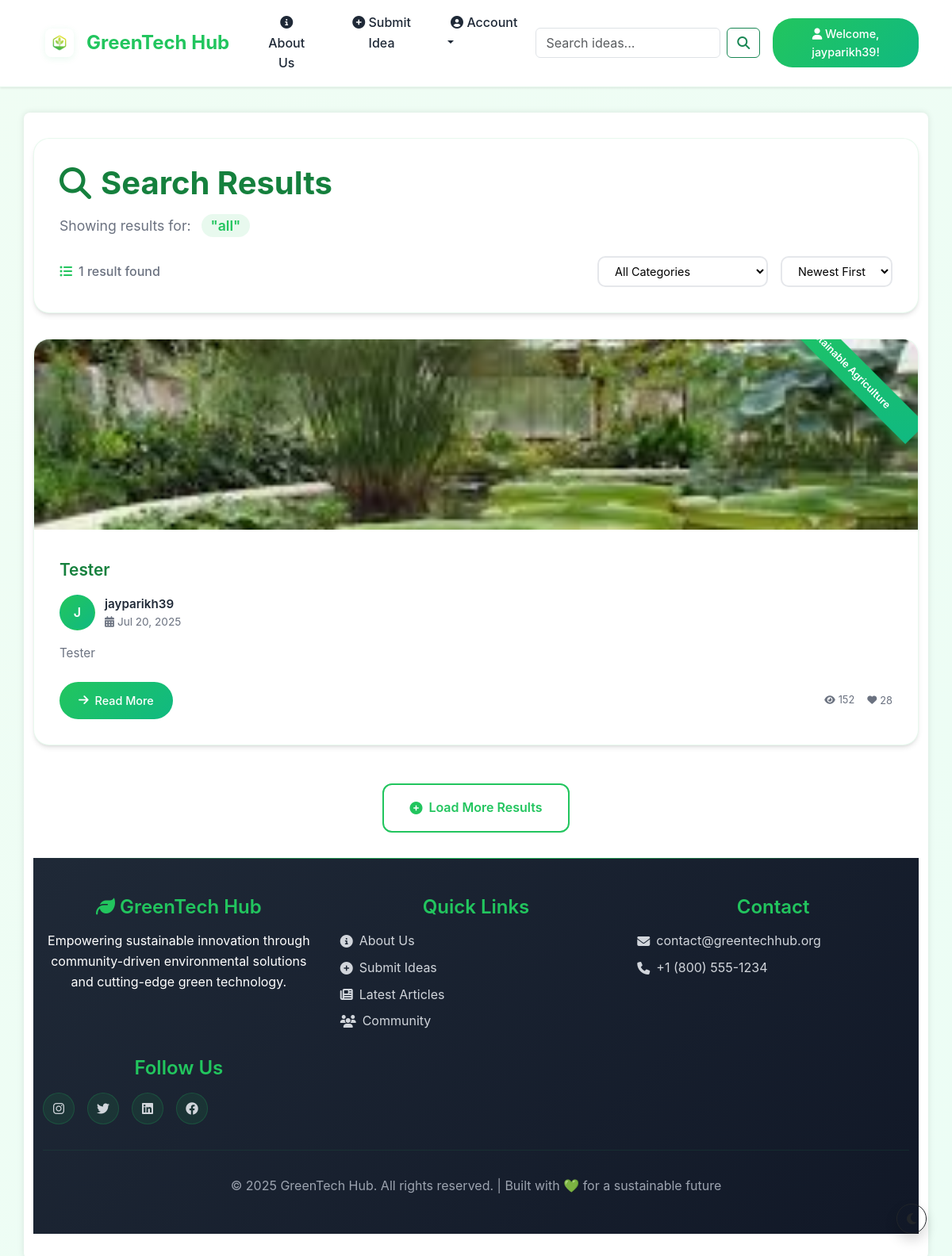
Screenshot of /search/ (signed in) with the database file from the repository.
### green_app/models.py (models this page shows, shortened)
class GreenIdea(models.Model):
    title = models.CharField(max_length=200)
    description = models.TextField()
    submitted_by = models.ForeignKey(User, on_delete=models.CASCADE)
    category = models.ForeignKey(Category, on_delete=models.SET_NULL, null=True)
    image = models.ImageField(upload_to='idea_images/', blank=True, null=True)
    submission_date = models.DateTimeField(auto_now_add=True)

class Category(models.Model):
    name = models.CharField(max_length=100)
    description = models.TextField()

### green_app/views.py (the view)
# urls.py: path('search/', views.search_view, name='search'),
def search_view(request):
    query = request.GET.get('q')
    category_id = request.GET.get('category')
    results = GreenIdea.objects.all().order_by('-submission_date')
    if query:
        results = results.filter(Q(title__icontains=query) | Q(description__icontains=query))
    if category_id:
        results = results.filter(category_id=category_id)
    categories = Category.objects.all()
    return render(request, 'green_app/search_results.html', {
        'results': results,
        'query': query or "all",
        'categories': categories
    })

### templates/green_app/search_results.html (shortened to what this page needs)
{% extends 'green_app/base.html' %}
{% block content %}
<div class="search-container fade-in-up">
    <div class="search-header">
        <div class="search-title-section">
            <h1 class="search-title">
                <i class="fas fa-search"></i>
                Search Results
            </h1>
            <div class="search-query">
                <span class="query-label">Showing results for:</span>
                <span class="query-text">"{{ query }}"</span>
            </div>
        </div>
        <div class="results-meta">
            <div class="results-count">
                <i class="fas fa-list-ul"></i>
                {{ results|length }} result{{ results|length|pluralize }} found
            </div>
            <div class="search-filters">
                <select class="filter-select" onchange="filterResults(this.value)">
                    <option value="all">All Categories</option>
                </select>
                <select class="sort-select" onchange="sortResults(this.value)">
                    <option value="newest">Newest First</option>
                </select>
            </div>
        </div>
    </div>
    <div class="search-content">
        {% if results %}
            <div class="results-grid" id="resultsGrid">
                {% for result in results %}
                <div class="result-card" data-category="{{ result.category.name|lower }}" data-title="{{ result.title }}" data-author="{{ result.submitted_by.username }}" data-date="{{ result.submission_date|date:'Y-m-d' }}">
                    <div class="card-ribbon">
                        <span class="category-label">{{ result.category.name }}</span>
                    </div>
                    {% if result.image %}
                    <div class="card-image-wrapper">
                    </div>
                    {% else %}
                    <div class="card-image-placeholder">
                        <i class="fas fa-lightbulb"></i>
                    </div>
                    {% endif %}
                    <div class="card-content">
                        <div class="card-header">
                            <h3 class="card-title">
                                <a href="{% url 'idea_detail' pk=result.pk %}">{{ result.title }}</a>
                            </h3>
                            <div class="card-meta">
                                <div class="author-info">
                                    <div class="author-avatar">
                                        {{ result.submitted_by.username|first|upper }}
                                    </div>
                                    <div class="author-details">
                                        <div class="author-name">{{ result.submitted_by.username }}</div>
                                        <div class="submission-date">
                                            <i class="fas fa-calendar-alt"></i>
                                            {{ result.submission_date|date:"M d, Y" }}
                                        </div>
                                    </div>
                                </div>
                            </div>
                        </div>
                        <p class="card-description">{{ result.description|truncatewords:25 }}</p>
                        <div class="card-actions">
                            <a href="{% url 'idea_detail' pk=result.pk %}" class="btn-primary">
                                <i class="fas fa-arrow-right"></i>
                                Read More
                            </a>
                            <div class="card-stats">
                                <span class="stat-item">
                                    <i class="fas fa-eye"></i>
                                    152
                                </span>
                                <span class="stat-item">
                                    <i class="fas fa-heart"></i>
                                    28
                                </span>
                            </div>
                        </div>
                    </div>
                </div>
                {% endfor %}
            </div>
            <div class="search-pagination">
                <button class="btn-pagination" onclick="loadMoreResults()">
                    <i class="fas fa-plus-circle"></i>
                    Load More Results
                </button>
            </div>
        {% endif %}
    </div>
</div>
{% endblock %}

### templates/green_app/base.html (shortened to what this page needs)
<!doctype html>
<html lang="en">
<head>
    <link href="https://cdn.jsdelivr.net/npm/bootstrap@5.3.2/dist/css/bootstrap.min.css" rel="stylesheet">
    <link href="https://cdnjs.cloudflare.com/ajax/libs/font-awesome/6.4.0/css/all.min.css" rel="stylesheet">
    {% load static %}
    <link rel="stylesheet" href="{% static 'green_app/style.css' %}">
</head>
<body id="body" class="">
    <nav class="navbar navbar-expand-lg sticky-top">
        <div class="container">
            <a class="navbar-brand" href="{% url 'index' %}">
                <img src="{% static 'green_app/logo.png' %}" alt="GreenTech Hub Logo" style="height: 36px; width: 36px; margin-right: 8px; vertical-align: middle; border-radius: 8px; box-shadow: 0 2px 8px rgba(34,197,94,0.10); background: white;">
                <span style="vertical-align:middle;">GreenTech Hub</span>
            </a>
            <div class="collapse navbar-collapse" id="navbarNav">
                <ul class="navbar-nav me-auto mb-2 mb-lg-0">
                    <li class="nav-item"><a class="nav-link" href="{% url 'about_us' %}"><i class="fas fa-info-circle"></i> About Us</a></li>
                    {% if user.is_authenticated %}
                        <li class="nav-item"><a class="nav-link" href="{% url 'submit_idea' %}"><i class="fas fa-plus-circle"></i> Submit Idea</a></li>
                        <li class="nav-item dropdown">
                            <a class="nav-link dropdown-toggle" href="#" id="accountDropdown" role="button" data-bs-toggle="dropdown" aria-expanded="false">
                                <i class="fas fa-user-circle"></i> Account
                            </a>
                        </li>
                    {% else %}
                        <li class="nav-item"><a class="nav-link" href="{% url 'login' %}"><i class="fas fa-sign-in-alt"></i> Login</a></li>
                        <li class="nav-item"><a class="nav-link" href="{% url 'register' %}"><i class="fas fa-user-plus"></i> Register</a></li>
                    {% endif %}
                </ul>
                <form class="d-flex me-3" role="search" method="get" action="{% url 'search' %}">
                    <input class="form-control me-2" type="search" placeholder="Search ideas..." aria-label="Search" name="q" value="{{ request.GET.q|default:'' }}">
                    <button class="btn btn-outline-success" type="submit"><i class="fas fa-search"></i></button>
                </form>
                {% if user.is_authenticated %}
                    <div class="user-welcome">
                        <i class="fas fa-user"></i> Welcome, {{ user.username }}!
                    </div>
                {% endif %}
            </div>
        </div>
    </nav>
    <main class="container {% if request.path != '/' %}non-home{% endif %}">
        {% block content %}{% endblock %}
    <footer class="footer">
        <div class="container">
            <div class="footer-content">
                <div class="footer-section">
                    <h4><i class="fas fa-leaf"></i> GreenTech Hub</h4>
                    <p>Empowering sustainable innovation through community-driven environmental solutions and cutting-edge green technology.</p>
                </div>
                <div class="footer-section">
                    <h4>Quick Links</h4>
                    <div style="display: flex; flex-direction: column; gap: 0.5rem;">
                        <a href="{% url 'about_us' %}"><i class="fas fa-info-circle"></i> About Us</a>
                        <a href="{% url 'submit_idea' %}"><i class="fas fa-plus-circle"></i> Submit Ideas</a>
                        <a href="#"><i class="fas fa-newspaper"></i> Latest Articles</a>
                        <a href="#"><i class="fas fa-users"></i> Community</a>
                    </div>
                </div>
                <div class="footer-section">
                    <h4>Contact</h4>
                    <div style="display: flex; flex-direction: column; gap: 0.5rem;">
                        <a href="mailto:contact@greentechhub.org">
                            <i class="fas fa-envelope"></i> contact@greentechhub.org
                        </a>
                        <a href="tel:+18005551234">
                            <i class="fas fa-phone"></i> +1 (800) 555-1234
                        </a>
                    </div>
                </div>
                <div class="footer-section">
                    <h4>Follow Us</h4>
                    <div class="social-links">
                        <a href="#" class="social-link" title="Instagram">
                            <i class="fab fa-instagram"></i>
                        </a>
                        <a href="#" class="social-link" title="Twitter">
                            <i class="fab fa-twitter"></i>
                        </a>
                        <a href="#" class="social-link" title="LinkedIn">
                            <i class="fab fa-linkedin"></i>
                        </a>
                        <a href="#" class="social-link" title="Facebook">
                            <i class="fab fa-facebook"></i>
                        </a>
                    </div>
                </div>
            </div>
            <div class="footer-bottom">
                <p>&copy; {% now "Y" %} GreenTech Hub. All rights reserved. | Built with 💚 for a sustainable future</p>
            </div>
        </div>
    </footer>
    <button onclick="toggleDarkMode()" style="position: fixed; bottom: 2rem; right: 2rem; z-index: 9999;" class="btn btn-outline-dark rounded-circle shadow">
        <i class="fas fa-moon"></i>
    </button>
</body>
</html>

### static/green_app/style.css (style rules this page uses)
body { font-family: 'Segoe UI', Tahoma, Geneva, Verdana, sans-serif; margin: 0; padding: 0; background-color: #f4f6f8; color: #333; }
header, footer { background-color: #2e7d32; color: white; padding: 1rem 2rem; text-align: center; }
nav { background-color: #388e3c; padding: 1rem; text-align: center; }
nav a { color: white; margin: 0 15px; text-decoration: none; font-weight: bold; }
main { padding: 2rem; max-width: 1000px; margin: auto; background-color: white; box-shadow: 0px 0px 8px rgba(0,0,0,0.1); border-radius: 8px; margin-top: 2rem; }
h1, h2, h3 { color: #2e7d32; }
footer { margin-top: 3rem; }
.card-title { color: #065f46; }

### templates/green_app/base.html (style rules this page uses)
:root { --primary-green: #22c55e; --dark-green: #15803d; --light-green: #dcfce7; --accent-green: #10b981; --text-dark: #1f2937; --text-light: #6b7280; --card-shadow: 0 4px 6px -1px rgb(0 0 0 / 0.1), 0 2px 4px -2px rgb(0 0 0 / 0.1); --card-hover-shadow: 0 20px 25px -5px rgb(0 0 0 / 0.1), 0 10px 10px -5px rgb(0 0 0 / 0.04); }
* { margin: 0; padding: 0; box-sizing: border-box; }
body { background: linear-gradient(135deg, #f0fdf4 0%, #ecfdf5 100%); font-family: 'Inter', -apple-system, BlinkMacSystemFont, sans-serif; line-height: 1.6; color: var(--text-dark); display: flex; flex-direction: column; min-height: 100vh; }
.navbar { background: rgba(255, 255, 255, 0.95); backdrop-filter: blur(10px); border-bottom: 1px solid rgba(34, 197, 94, 0.1); box-shadow: 0 1px 3px 0 rgb(0 0 0 / 0.1); transition: all 0.3s ease; }
.navbar-brand { font-weight: 700; font-size: 1.5rem; color: var(--primary-green) !important; display: flex; align-items: center; gap: 0.5rem; }
.nav-link { color: var(--text-dark) !important; font-weight: 500; transition: all 0.3s ease; position: relative; }
.nav-link::after { content: ''; position: absolute; width: 0; height: 2px; bottom: -5px; left: 0; background-color: var(--primary-green); transition: width 0.3s ease; }
.user-welcome { background: linear-gradient(135deg, var(--primary-green), var(--accent-green)); color: white; padding: 0.5rem 1rem; border-radius: 25px; font-weight: 500; font-size: 0.9rem; }
main { flex: 1; padding: 2rem 0; }
.footer { background: linear-gradient(135deg, var(--text-dark) 0%, #111827 100%); color: white; padding: 3rem 0 2rem; margin-top: auto; position: relative; overflow: hidden; }
.footer::before { content: ''; position: absolute; top: 0; left: 0; right: 0; height: 1px; background: linear-gradient(90deg, transparent, var(--primary-green), transparent); }
.footer-content { display: grid; grid-template-columns: repeat(auto-fit, minmax(250px, 1fr)); gap: 2rem; margin-bottom: 2rem; }
.footer-section h4 { color: var(--primary-green); margin-bottom: 1rem; font-weight: 600; }
.footer a { color: #d1d5db; text-decoration: none; transition: all 0.3s ease; display: inline-flex; align-items: center; gap: 0.5rem; }
.social-links { display: flex; gap: 1rem; }
.social-link { width: 40px; height: 40px; border-radius: 50%; background: rgba(34, 197, 94, 0.1); display: flex; align-items: center; justify-content: center; color: var(--primary-green); border: 1px solid rgba(34, 197, 94, 0.2); transition: all 0.3s ease; }
.footer-bottom { text-align: center; padding-top: 2rem; border-top: 1px solid rgba(34, 197, 94, 0.1); color: #9ca3af; }
.fade-in-up { animation: fadeInUp 0.6s ease-out forwards; }
.dropdown-toggle::after { display: inline-block; margin-left: 0.255em; vertical-align: 0.255em; content: ""; border-top: 0.3em solid; border-right: 0.3em solid transparent; border-bottom: 0; border-left: 0.3em solid transparent; background: none !important; }

### rows the page displays
GreenIdea: category.name "Sustainable Agriculture", title "Tester", submitted_by.username|first "J", submitted_by.username "jayparikh39", submission_date "Jul 20, 2025", description "Tester"

### other values shown
{{ user.username }} "jayparikh39"
{{ query }} "all"
{{ results|length }} "1"
